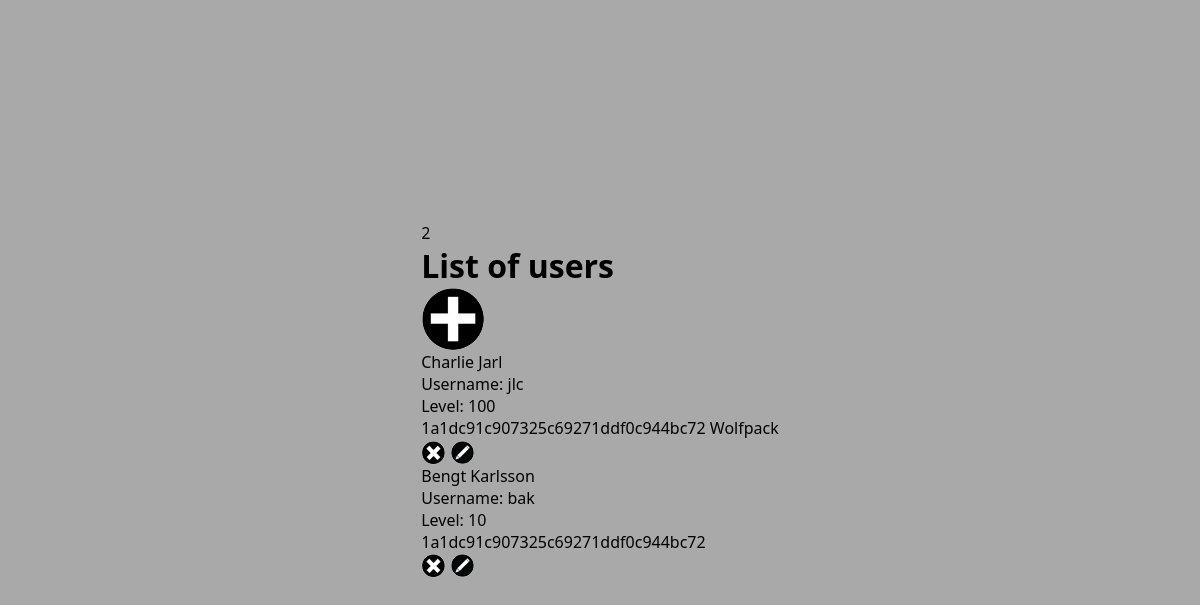
Screenshot of /listuser.php (signed in) with the database file from the repository.
### tables this page shows
CREATE TABLE `tbluser` (
  `id` int(11) NOT NULL,
  `username` varchar(30) NOT NULL,
  `password` varchar(255) NOT NULL,
  `name` varchar(100) NOT NULL,
  `team` int(11) DEFAULT NULL,
  `userlevel` int(11) NOT NULL DEFAULT 10
);

CREATE TABLE `tblteam` (
  `id` int(11) NOT NULL,
  `teamname` varchar(200) NOT NULL,
  `teamleader` int(11) NOT NULL,
  `wins` int(11) DEFAULT NULL
);

### func.php (called while the page is built, shortened)
<?php
$db=new Database("step");
function isLevel($level){
    $succ=false;
    if(isset($_SESSION["lvl"])){
        $sessLevel=intval($_SESSION["lvl"]);
        if($sessLevel<$level){
            $succ=false;
        }else{
            $succ=true;
        }
    }
    return $succ;
}
class Database extends Crypt
{
    function __construct($db_name, $host="localhost", $username="root", $password="") {
        $this->mysqli = mysqli_connect($host, $username, $password, $db_name);
    }
    public function runQuery($strQuery){
        $strSQL=$strQuery;
        return $this->mysqli->query($strSQL);
    }
}
?>

### listuser.php (the view, shortened to what this page needs)
<!DOCTYPE html>
<?php
    require_once('func.php');
    if(isLevel(100)){
        $sql="SELECT * FROM tbluser LEFT JOIN tblteam ON tbluser.team=tblteam.id";
    }else{
    }
    $result=$db->runQuery($sql);
?>
<html lang="en">
<head>
    <link rel="stylesheet" href="style.css">
</head>
<body>
        <div class="main">
            <?=$result->num_rows?>
            <div class="container"><h1>List of users</h1><?php if(isLevel(100)){ ?><a href="adduser.php"><img src="/icons/add64.png"></a><?php } ?></div>
            <?php while($row=$result->fetch_assoc()){ ?>
                    <div class="row">
                        <div class="real"><?=$row['name']?></div>
                        Username: <span class="mono"><?=$row['username']?></span><br>Level: <span class="mono"><?=$row['userlevel']?></span><br>
                        <span class="pass"><?=$row['password']?></span>
                        <span><?=$row['teamname']?></span>
                        <div>
                        <?php if(isLevel(100)){ ?><a href="deluser.php?del=<?=$row['id']?>"><img src="/icons/delete.png"></a><?php } ?>
                        <?php if(isLevel(100)){ ?><a href="edituser.php?edit=<?=$row['id']?>"><img src="/icons/edit.png"></a><?php } ?>
                        </div>
                    </div>
            <?php  } ?>
        </div>
</body>
</html>

### style.css (style rules this page uses)
:root { --formborder:rgb(0,0,0,.3); --formback:rgb(100,100,100,.2); --formlabelcolor:rgb(150,150,150,.8) }
* { margin: 0; padding: 0; box-sizing: border-box; font-family: system-ui, -apple-system, BlinkMacSystemFont, 'Segoe UI', Roboto, Oxygen, Ubuntu, Cantarell, 'Open Sans', 'Helvetica Neue', sans-serif; }
body { display:flex; flex-direction: column; justify-content:center; align-items:center; background: darkgrey; height:100dvh; }
img { font-style:italic; background-repeat:no-repeat; background-size:cover; max-width:100%; vertical-align:middle; height:auto; shape-margin:1rem; }

### rows the page displays
tbluser: name "Charlie Jarl", username "jlc", userlevel "100", password "1a1dc91c907325c69271ddf0c944bc72", tblteam.teamname "Wolfpack"
tbluser: name "Bengt Karlsson", username "bak", userlevel "10", password "1a1dc91c907325c69271ddf0c944bc72"

### other values shown
$result->num_rows "2"
